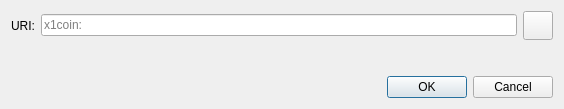
<?xml version="1.0" encoding="UTF-8"?>
<ui version="4.0">
 <class>OpenURIDialog</class>
 <widget class="QDialog" name="OpenURIDialog">
  <property name="geometry">
   <rect>
    <x>0</x>
    <y>0</y>
    <width>564</width>
    <height>109</height>
   </rect>
  </property>
  <property name="windowTitle">
   <string>Open x1coin URI</string>
  </property>
  <layout class="QVBoxLayout" name="verticalLayout">
   <item>
    <layout class="QHBoxLayout" name="horizontalLayout">
     <item>
      <widget class="QLabel" name="label">
       <property name="text">
        <string>URI:</string>
       </property>
      </widget>
     </item>
     <item>
      <widget class="QValidatedLineEdit" name="uriEdit">
       <property name="placeholderText">
        <string notr="true">x1coin:</string>
       </property>
      </widget>
     </item>
     <item>
      <widget class="QToolButton" name="pasteButton">
       <property name="toolTip">
        <string extracomment="Tooltip text for button that allows you to paste an address that is in your clipboard.">Paste address from clipboard</string>
       </property>
       <property name="text">
        <string/>
       </property>
       <property name="icon">
        <iconset resource="../x1coin.qrc">
         <normaloff>:/icons/editpaste</normaloff>:/icons/editpaste
        </iconset>
       </property>
       <property name="iconSize">
        <size>
         <width>22</width>
         <height>22</height>
        </size>
       </property>
      </widget>
     </item>
    </layout>
   </item>
   <item>
    <spacer name="verticalSpacer">
     <property name="orientation">
      <enum>Qt::Vertical</enum>
     </property>
     <property name="sizeHint" stdset="0">
      <size>
       <width>20</width>
       <height>40</height>
      </size>
     </property>
    </spacer>
   </item>
   <item>
    <widget class="QDialogButtonBox" name="buttonBox">
     <property name="orientation">
      <enum>Qt::Horizontal</enum>
     </property>
     <property name="standardButtons">
      <set>QDialogButtonBox::Cancel|QDialogButtonBox::Ok</set>
     </property>
    </widget>
   </item>
  </layout>
 </widget>
 <customwidgets>
  <customwidget>
   <class>QValidatedLineEdit</class>
   <extends>QLineEdit</extends>
   <header>qt/qvalidatedlineedit.h</header>
  </customwidget>
 </customwidgets>
 <resources/>
 <connections>
  <connection>
   <sender>buttonBox</sender>
   <signal>accepted()</signal>
   <receiver>OpenURIDialog</receiver>
   <slot>accept()</slot>
   <hints>
    <hint type="sourcelabel">
     <x>248</x>
     <y>254</y>
    </hint>
    <hint type="destinationlabel">
     <x>157</x>
     <y>274</y>
    </hint>
   </hints>
  </connection>
  <connection>
   <sender>buttonBox</sender>
   <signal>rejected()</signal>
   <receiver>OpenURIDialog</receiver>
   <slot>reject()</slot>
   <hints>
    <hint type="sourcelabel">
     <x>316</x>
     <y>260</y>
    </hint>
    <hint type="destinationlabel">
     <x>286</x>
     <y>274</y>
    </hint>
   </hints>
  </connection>
 </connections>
</ui>
